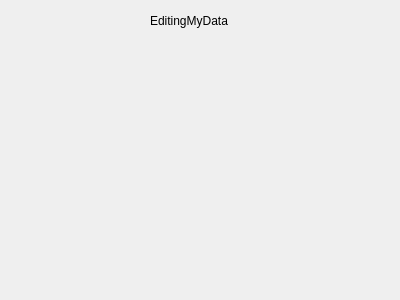
<?xml version="1.0" encoding="UTF-8"?>
<ui version="4.0">
 <class>EditMyData</class>
 <widget class="QDialog" name="EditMyData">
  <property name="geometry">
   <rect>
    <x>0</x>
    <y>0</y>
    <width>400</width>
    <height>300</height>
   </rect>
  </property>
  <property name="windowTitle">
   <string>Dialog</string>
  </property>
  <widget class="QLabel" name="label">
   <property name="geometry">
    <rect>
     <x>150</x>
     <y>10</y>
     <width>121</width>
     <height>21</height>
    </rect>
   </property>
   <property name="text">
    <string>EditingMyData</string>
   </property>
  </widget>
 </widget>
 <resources/>
 <connections/>
</ui>
